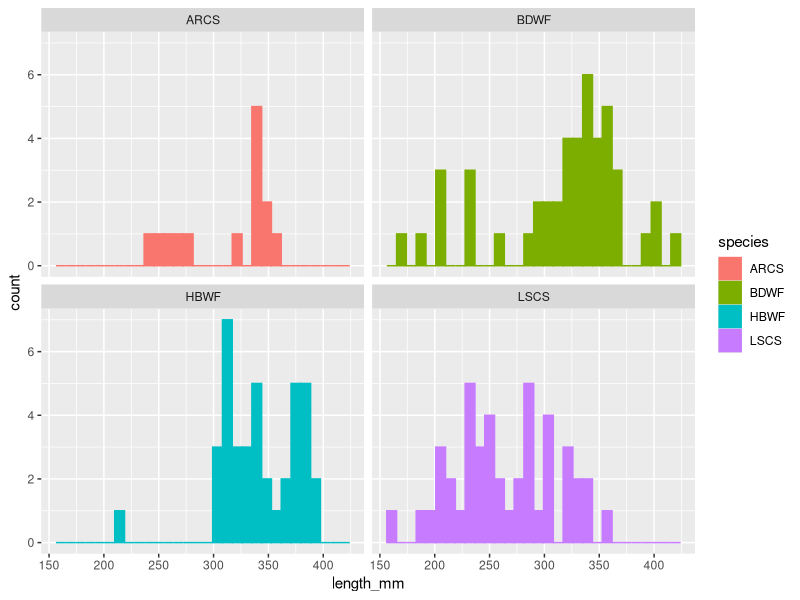

This chart was generated by the following R code:
library(tidyverse)

temp.df <- read.csv("data/sample.LW.data.csv", header = T)
head(temp.df)
str(temp.df)
temp.df$species <- as.factor(temp.df$species)

ggplot(temp.df, aes(x = length_mm, fill = species, color = species)) +
  geom_histogram() +
  facet_wrap(vars(species))

temp.df %>% 
  group_by(species) %>% 
  summarise("N.less.120" = length(length_mm[length_mm < 120]), 
            "N.120-249" = length(length_mm[length_mm >= 120 & length_mm < 250]),
            "N.greater.250" = length(length_mm[length_mm >= 250]),
            "total" = length(length_mm))
